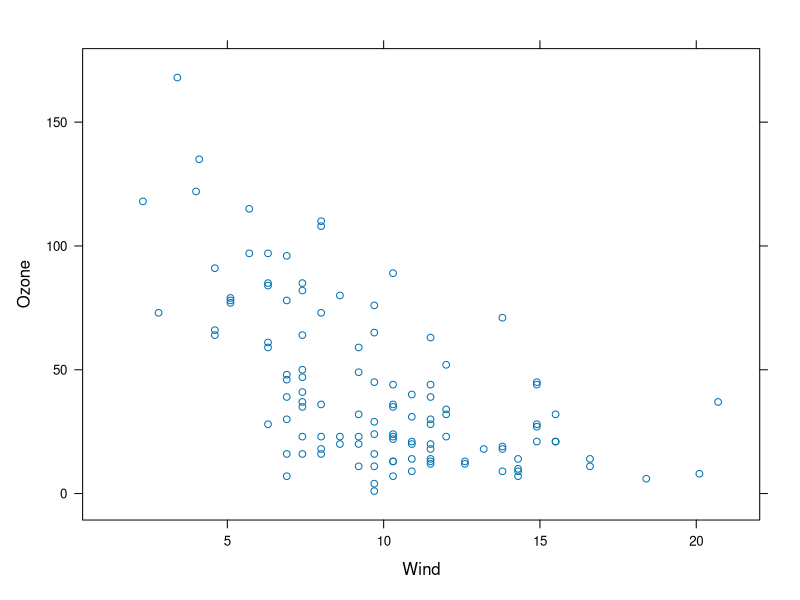
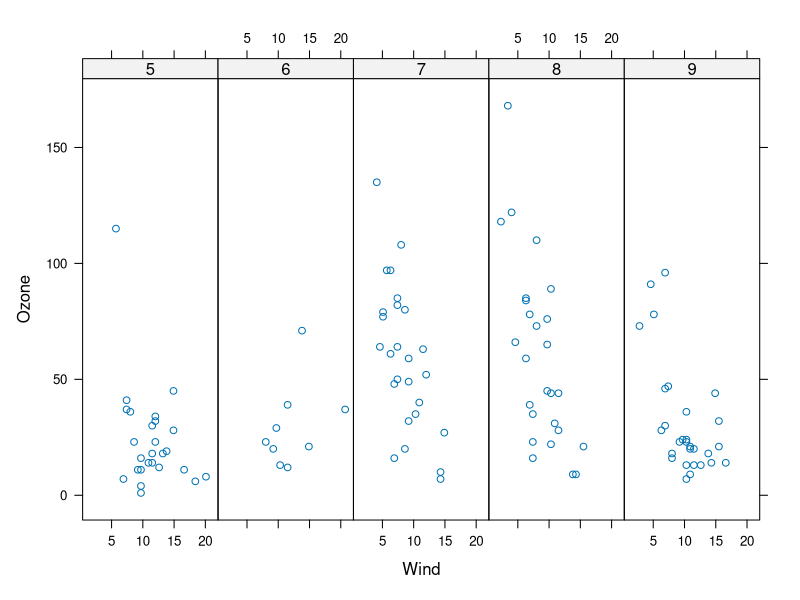
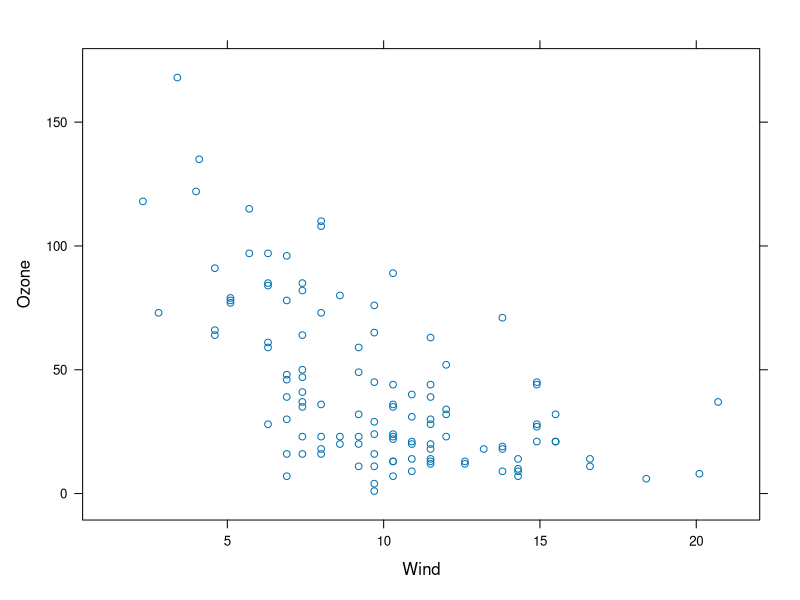
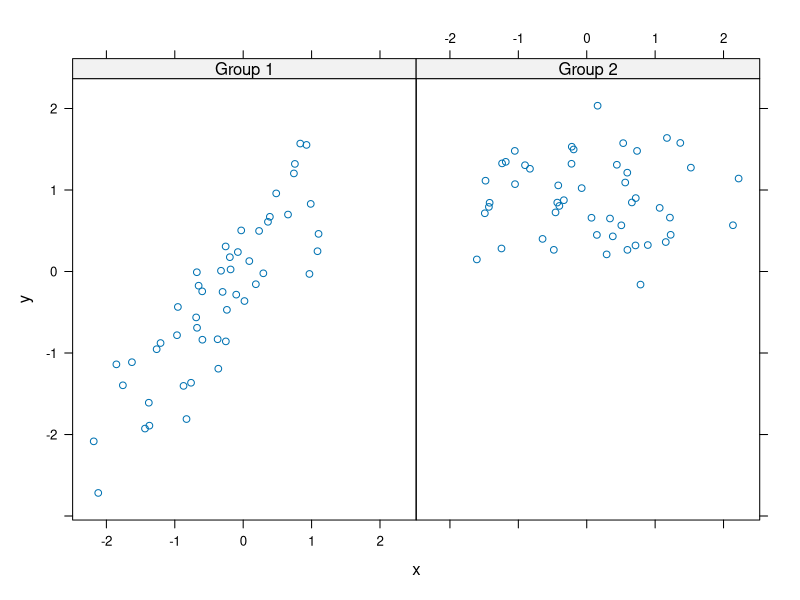
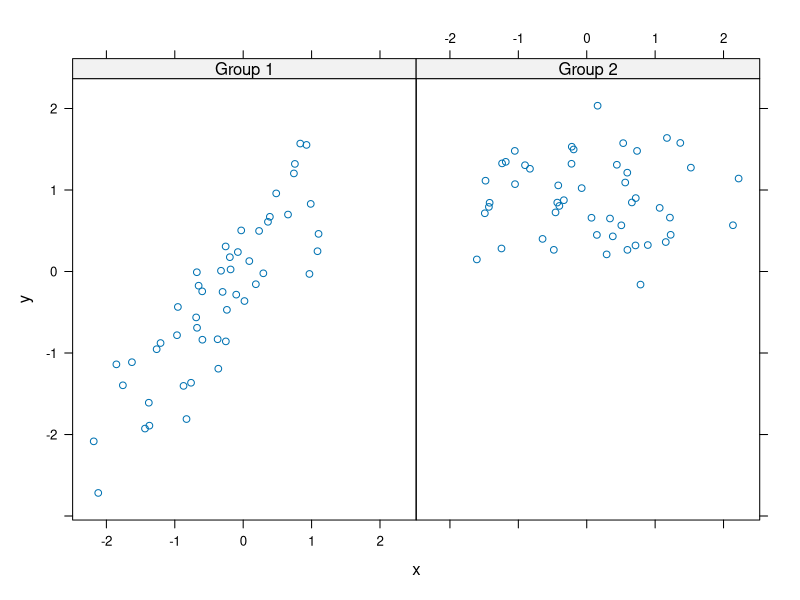
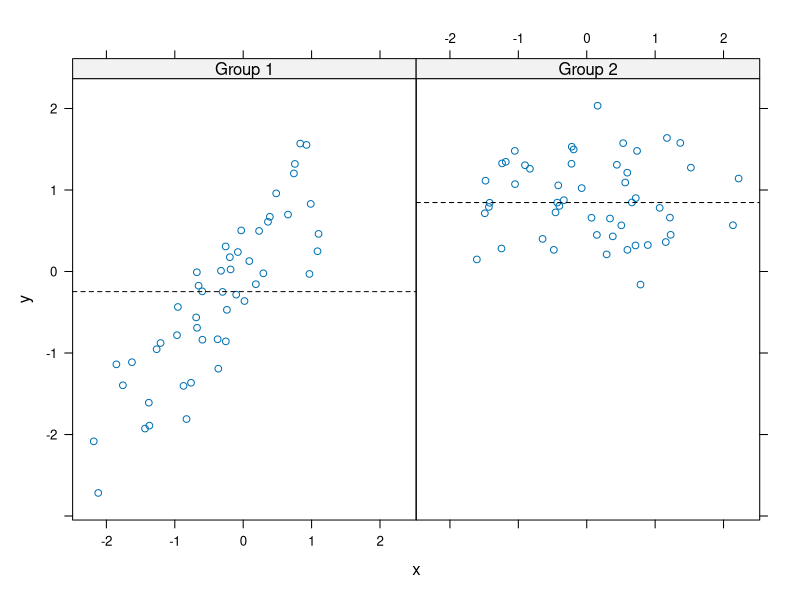
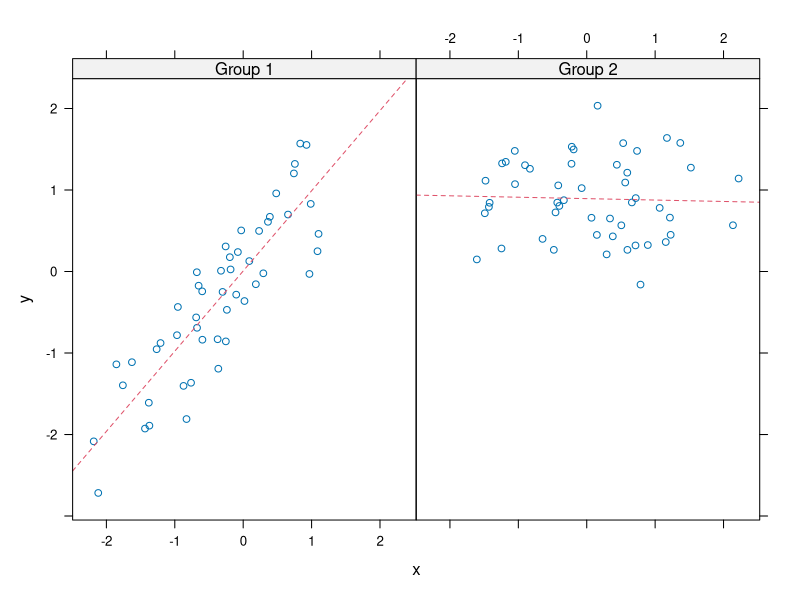
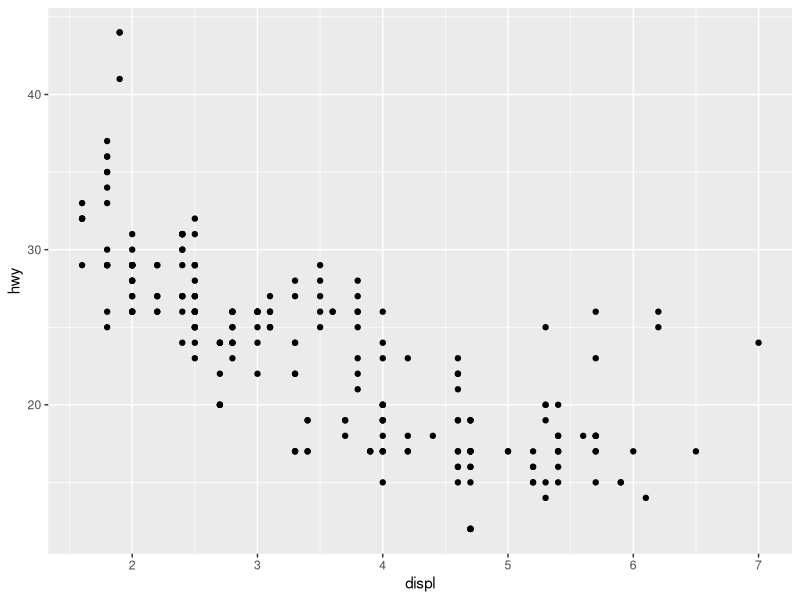

R code for these plots, in order: (Note: this script raises an error after producing the figures.)
## Week 2 in Exploratory Data Analysis: Example code

## Lesson 1: Lattice Plotting

library(datasets)
library(lattice)

## simple scatter plots
xyplot(Ozone~Wind, data=airquality)

## convert 'Month' to a factor variable
airquality<- transform(airquality, Month = factor(Month))
xyplot(Ozone~Wind | Month, data=airquality, layout = c(5,1))

## lattice produces a trelis object and then auto-prints
## when run in command line

p<- xyplot(Ozone~Wind, data=airquality) ## no printing
print(p)

set.seed(10)
x <- rnorm(100)
f <- rep(0:1, each = 50)
y <- x +f - f * x + rnorm(100, sd= 0.5)
f <- factor(f, labels = c("Group 1","Group 2"))
xyplot(y~x | f) # plots vertically 
xyplot(y~x | f, layout = c(2,1)) #plots horizontally ??


xyplot(y~x | f, layout = c(2,1), panel = function(x,y,...){
  panel.xyplot(x,y,...) # first call default panel function for xyplot
  panel.abline(h = median(y), lty = 2) # add dotted h-line @ median(y)
})


xyplot(y~x | f, layout = c(2,1), panel = function(x,y,...){
  panel.xyplot(x,y,...) # first call default panel function for xyplot
  panel.lmline(x,y,col=2, lty = 2) # add dotted linear regression lines
})

## Swirl
## loaded both lattice and ggplot2
## lattice functions take a formula for the first argument usually of the form y~x

## colors
pal<-colorRamp(c('red', "blue"))

## Lesson 2: ggplot2

library(ggplot2)
str(mpg)
## look at displacement variable:displ, 
## drv: type of drive:4,f,r; cyl: number of cylinders
## hwy: highway milage
## 'helo world' of ggplot:
qplot(displ,hwy,data = mpg)
## color mapped to drv variable values: 4,f,r
## legend automatically made. 
qplot(displ,hwy,data = mpg, color = drv)
## statistical summary of the data, data points and then 
## smooths it, giving a trend line and 
qplot(displ,hwy,data = mpg, geom = c('point','smooth'))
## one variable gives a histogram, again the 
## drv variable values determine the color and a 
## legend is automatically included.
qplot(hwy, data=mpg, fill = drv)

## facets (like panels in lattice):
# variables on the left hand side of facets determines
# the number of rows, while the right determins number
# of columns
# "." means there is no variable to determine the number
# of rows/columns to use depending on its placement
## plot a 1x3 array of the hwy vs disp,for each drv
qplot(displ,hwy,data=mpg,facets=.~drv)

## array of 3x1 histograms per drv value
qplot(hwy,data=mpg,facets=drv~., binwidth = 2)


## swirl: 
# first variable is how to split, second is the variable you are 
# examining, the data set, and type of plot
qplot(drv,hwy, data = mpg, geom="boxplot")
## add color equal to manufacturer splits the boxplots further by drv and manufacturer
qplot(drv,hwy, data = mpg, geom="boxplot", color = manufacturer)

#Histograms
qplot(hwy, data = mpg, fill = drv)

qplot(displ,hwy, data=mpg, geom=c("point","smooth"),facets=.~drv)
#`geom_smooth()` using method = 'loess' and formula 'y ~ x'


g+geom_point() + geom_smooth()
#`geom_smooth()` using method = 'loess' and formula 'y ~ x'

g+geom_point() + geom_smooth(method = "lm")

g+geom_point() + geom_smooth(method = "lm") + facet_grid(.~drv)
#`geom_smooth()` using formula 'y ~ x'

g + geom_point(color = "pink", size = 4, alpha = 1/2)

g + geom_point(size = 4, alpha = 1/2, aes(color = drv))

g + geom_point(aes(color = drv)) + labs(title="Swirl Rules!") + labs(x="Displacement", y="Hwy Mileage")

g + geom_point(aes(color = drv)) + theme_bw(base_family = "Times")



g + geom_point(aes(color = drv), size = 2, alpha = 1/2) + geom_smooth(size = 4, linetype = 3, method = "lm", se = FALSE)


myx<- 1:100
myy <- rnorm(100)
myy[50]<- 100
plot(myx, myy, type="l", ylim=c(-3,3))

testdat<-data.frame(x = myx, y = myy)
g <- ggplot(testdat, aes(x = myx, y = myy))
g + geom_line()

# this will subset the data set such that the y-values
# fall with in the limit, we do not want this.  
g + geom_line() + ylim(-3,3)

## This will not subset the data but only display values that fit with in
## the coordinate system values like the base system did with its plot function
g + geom_line() + coord_cartesian(ylim = c(-3,3))

g<-ggplot(data=mpg, aes(x = displ, y = hwy, color = factor(year)))
g + geom_point()
g + geom_point() + facet_grid(drv~cyl, margins = TRUE) ## ad marginal totals over each row and col
g + geom_point() + facet_grid(drv~cyl, margins = TRUE) + geom_smooth(method = "lm", se = FALSE, size = 2, color = "black")
# `geom_smooth()` using formula 'y ~ x'

qplot(price, data = diamonds)
# `stat_bin()` using `bins = 30`. Pick better value with `binwidth`.

qplot(price, data = diamonds, binwidth= 18497/30, fill = cut)
qplot(price, data= diamonds, geom="density")
qplot(price, data= diamonds, geom="density", color = cut)

qplot(carat,price, data=diamonds)
qplot(carat,price, data=diamonds, shape = cut)
qplot(carat,price, data=diamonds, color = cut)
qplot(carat,price, data=diamonds, color = cut) + geom_smooth(method = "lm")
# `geom_smooth()` using formula 'y ~ x'

qplot(carat,price, data=diamonds, color = cut, facets=.~cut) + geom_smooth(method = "lm")
# `geom_smooth()` using formula 'y ~ x'

g<-ggplot(data=diamonds, aes(depth,price))

g + geom_point(alpha = 1/3)
cutpoints<-quantile(diamonds$carat, seq(0,1,length=4), na.rm = TRUE)
diamonds$car2 <- cut(diamonds$carat, cutpoints)
g<- ggplot(data = diamonds, aes(depth,price))
g + geom_point(alpha = 1/3) + facet_grid(cut~car2)
g + geom_point(alpha = 1/3) + facet_grid(cut~car2) + geom_smooth(method = "lm",size = 3, color = 'pink')
#`geom_smooth()` using formula 'y ~ x'
ggplot(diamonds, aes(carat,price)) + geom_boxplot()+ facet_grid(. ~ cut)
#Warning message:
#  Continuous x aesthetic -- did you forget aes(group=...)? 









## quiz code:
# #2
library(nlme)
library(lattice)
xyplot(weight ~ Time | Diet, BodyWeight)
